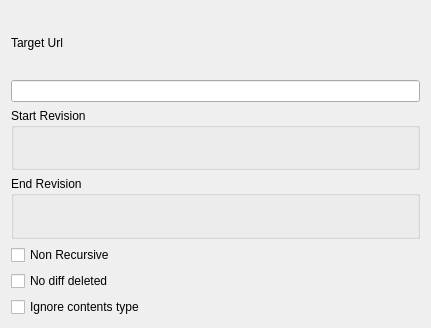
<ui version="4.0" >
 <class>SvnPegDiffDialogWidget</class>
 <widget class="QWidget" name="SvnPegDiffDialogWidget" >
  <property name="geometry" >
   <rect>
    <x>0</x>
    <y>0</y>
    <width>431</width>
    <height>328</height>
   </rect>
  </property>
  <layout class="QGridLayout" >
   <item row="0" column="0" >
    <widget class="QLabel" name="label" >
     <property name="sizePolicy" >
      <sizepolicy vsizetype="Minimum" hsizetype="Preferred" >
       <horstretch>0</horstretch>
       <verstretch>0</verstretch>
      </sizepolicy>
     </property>
     <property name="text" >
      <string>Target Url</string>
     </property>
    </widget>
   </item>
   <item row="1" column="0" >
    <widget class="QLineEdit" name="urlEdit" >
     <property name="readOnly" >
      <bool>true</bool>
     </property>
    </widget>
   </item>
   <item row="2" column="0" >
    <widget class="QGroupBox" name="startRevWidget" >
     <property name="title" >
      <string>Start Revision</string>
     </property>
    </widget>
   </item>
   <item row="3" column="0" >
    <widget class="QGroupBox" name="endRevWidget" >
     <property name="title" >
      <string>End Revision</string>
     </property>
    </widget>
   </item>
   <item row="4" column="0" >
    <widget class="QCheckBox" name="nonrecurseChk" >
     <property name="text" >
      <string>Non Recursive</string>
     </property>
    </widget>
   </item>
   <item row="5" column="0" >
    <widget class="QCheckBox" name="nodiffDeletedChk" >
     <property name="text" >
      <string>No diff deleted</string>
     </property>
    </widget>
   </item>
   <item row="6" column="0" >
    <widget class="QCheckBox" name="ignoreContentsChk" >
     <property name="text" >
      <string>Ignore contents type</string>
     </property>
    </widget>
   </item>
  </layout>
 </widget>
 <resources/>
 <connections/>
</ui>
